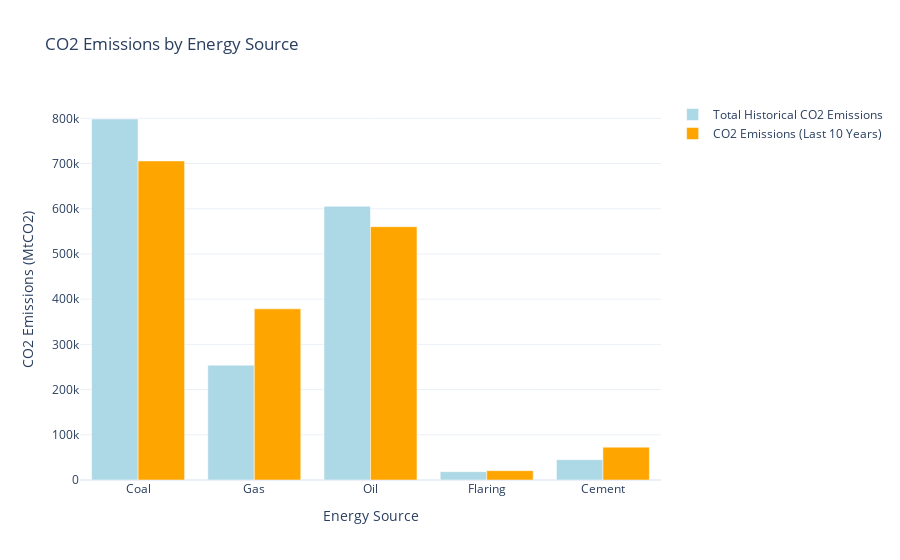

Notebook source saved alongside this figure:
### Code cell
import pandas as pd
import plotly.graph_objects as go

# Asegurarse de que df_world_contribution está calculado con los datos completos
df_world_contribution = df[df['country'] == 'World'][["year", "coal_co2", "gas_co2", "oil_co2", "flaring_co2", "cement_co2"]]

# Verificar el rango de años en los datos para asegurarnos de que no haya datos fuera de lugar
print("Rango de años en los datos:", df['year'].min(), "a", df['year'].max())

# 1. Calcular el valor histórico total de cada fuente (esto usa todos los datos disponibles)
total_contributions = df_world_contribution[["coal_co2", "gas_co2", "oil_co2", "flaring_co2", "cement_co2"]].sum()

# Verificar los valores históricos totales para asegurarse de que se suman correctamente
print("Valor histórico total de CO2 por fuente:")
print(total_contributions)

# 2. Filtrar los últimos 10 años
last_10_years = df[df['year'] >= (df['year'].max() - 10)]

# Verificar que el filtro para los últimos 10 años está funcionando correctamente
print("Últimos 10 años en los datos:", last_10_years['year'].min(), "a", last_10_years['year'].max())

# 3. Sumar las emisiones de los últimos 10 años para cada fuente
last_10_years_total = last_10_years[["coal_co2", "gas_co2", "oil_co2", "flaring_co2", "cement_co2"]].sum()

# Verificar los valores de los últimos 10 años
print("Emisiones acumuladas de CO2 en los últimos 10 años:")
print(last_10_years_total)

# Verificar si hay alguna anomalía en los valores
if last_10_years_total["gas_co2"] > total_contributions["gas_co2"]:
    print("¡Alerta! Las emisiones de gas en los últimos 10 años son mayores que el total histórico. Revisando datos...")

# Crear un DataFrame para organizar los valores para el gráfico
sources = ['Coal', 'Gas', 'Oil', 'Flaring', 'Cement']
historical_values = [total_contributions["coal_co2"], total_contributions["gas_co2"], total_contributions["oil_co2"],
                     total_contributions["flaring_co2"], total_contributions["cement_co2"]]
last_10_years_values = [last_10_years_total["coal_co2"], last_10_years_total["gas_co2"], last_10_years_total["oil_co2"],
                        last_10_years_total["flaring_co2"], last_10_years_total["cement_co2"]]

# Verificar los valores antes de graficar
print("Valores para el gráfico:")
print(historical_values)
print(last_10_years_values)

# Crear el gráfico de barras
fig = go.Figure()

# Barra para el valor histórico total
fig.add_trace(go.Bar(
    x=sources,
    y=historical_values,
    name="Total Historical CO2 Emissions",
    marker_color='lightblue'
))

# Barra para el valor acumulado de los últimos 10 años
fig.add_trace(go.Bar(
    x=sources,
    y=last_10_years_values,
    name="CO2 Emissions (Last 10 Years)",
    marker_color='orange'
))

# Añadir título y etiquetas
fig.update_layout(
    title="CO2 Emissions by Energy Source",
    barmode='group',
    xaxis_title="Energy Source",
    yaxis_title="CO2 Emissions (MtCO2)",
    xaxis=dict(tickmode='array', tickvals=sources),
    template="plotly_white"
)

# Mostrar el gráfico
fig.show()

### Figure 1 — Plotly figure (JSON) as saved in the notebook; plotly's stock layout.template omitted (floating-point values rounded to 4 significant figures)
{"data": [{"marker": {"color": "lightblue"}, "name": "Total Historical CO2 Emissions", "type": "bar", "x": ["Coal", "Gas", "Oil", "Flaring", "Cement"], "y": [798600.0, 254100.0, 605500.0, 18450.0, 45070.0]}, {"marker": {"color": "orange"}, "name": "CO2 Emissions (Last 10 Years)", "type": "bar", "x": ["Coal", "Gas", "Oil", "Flaring", "Cement"], "y": [705800.0, 378500.0, 560400.0, 20630.0, 72690.0]}], "layout": {"autosize": true, "barmode": "group", "title": {"text": "CO2 Emissions by Energy Source"}, "xaxis": {"autorange": true, "range": [-0.5, 4.5], "tickmode": "array", "tickvals": ["Coal", "Gas", "Oil", "Flaring", "Cement"], "title": {"text": "Energy Source"}, "type": "category"}, "yaxis": {"autorange": true, "range": [0, 840600.0], "title": {"text": "CO2 Emissions (MtCO2)"}, "type": "linear"}}}
